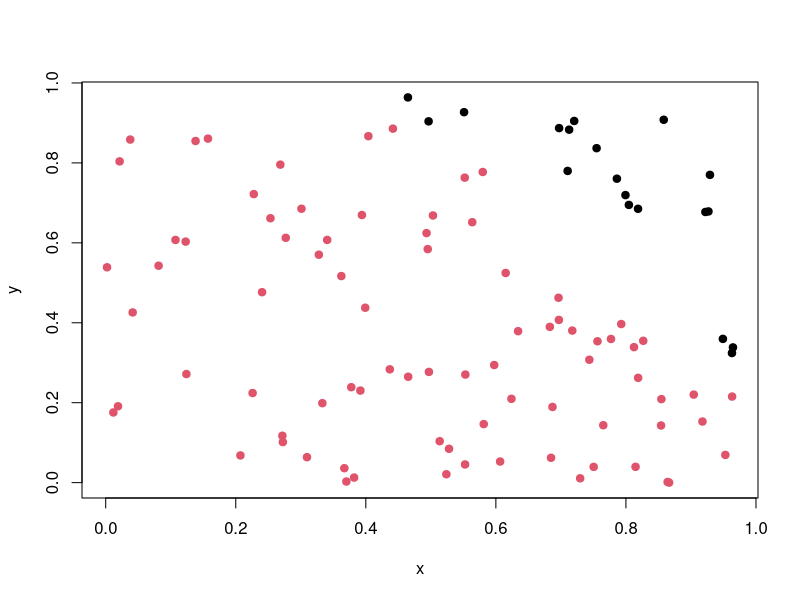
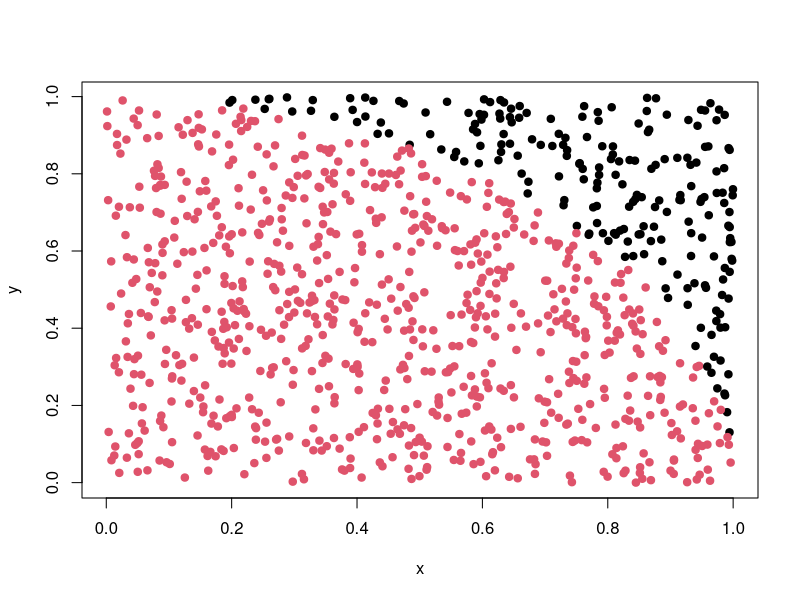
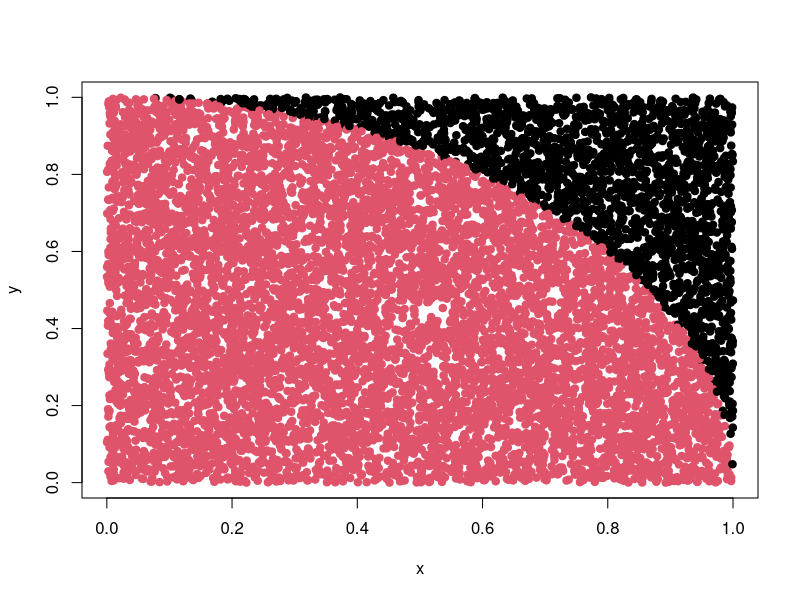

The R source for these figures, in order:
## ---- chunk 1
knitr::opts_chunk$set(echo = TRUE)
## ---- chunk 2
 n<-100
 x<-runif(n,0,1)
 y<-runif(n,0,1)
 d<-(x^2+y^2<1)
 plot(x,y,col=d+1,pch=19)
 
 in.the.circle<-sum(d)
 in.the.circle
 off.the.circle<-(n-in.the.circle)
 off.the.circle

 pi.100<-(in.the.circle/n)*4 
 pi.100

## ---- chunk 3
 n<-1000
 x<-runif(n,0,1)
 y<-runif(n,0,1)
 d<-(x^2+y^2<1)
 plot(x,y,col=d+1,pch=19)
 
 in.the.circle<-sum(d)
 in.the.circle
 off.the.circle<-(n-in.the.circle)
 off.the.circle

 pi.1000<-(in.the.circle/n)*4 
 pi.1000

## ---- chunk 4
 n<-10000
 x<-runif(n,0,1)
 y<-runif(n,0,1)
 d<-(x^2+y^2<1)
 plot(x,y,col=d+1,pch=19)
 
 in.the.circle<-sum(d)
 in.the.circle
 off.the.circle<-(n-in.the.circle)
 off.the.circle

 pi.10000<-(in.the.circle/n)*4 
 pi.10000

## ---- chunk 5
 n<-200000
 x<-runif(n,0,1)
 y<-runif(n,0,1)
 d<-(x^2+y^2<1)
 #plot(x,y,col=d+1,pch=19)
 
 in.the.circle<-sum(d)
 in.the.circle
 off.the.circle<-(n-in.the.circle)
 off.the.circle

 pi.200000<-(in.the.circle/n)*4 
 pi.200000

